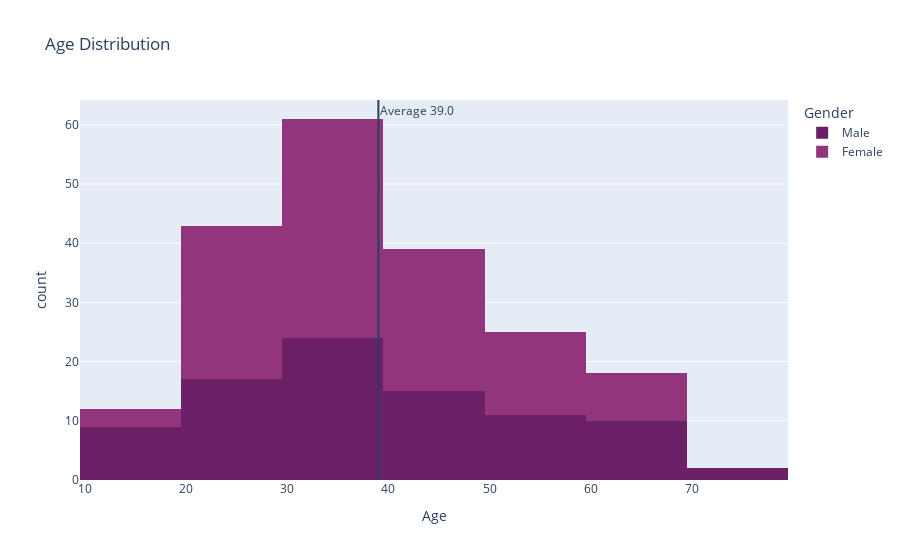

The notebook cell this image was saved under:
### Code cell
avg_cost = clean_data['Age'].mean().round(0)

fig = px.histogram(
    clean_data, 
    x = 'Age',
    color='Gender',
    # labels={'comb08': "Annual Fuel Cost"},
    nbins=10,
    title='Age Distribution',
    color_discrete_sequence=px.colors.sequential.Magenta_r,
)
fig.add_vline(
    x = avg_cost,
    annotation_text = f'Average {avg_cost}'
)
fig.show()

### Figure 1 — Plotly figure (JSON) as saved in the notebook; plotly's stock layout.template omitted (floating-point values rounded to 4 significant figures)
{"data": [{"alignmentgroup": "True", "bingroup": "x", "hovertemplate": "Gender=Male<br>Age=%{x}<br>count=%{y}<extra></extra>", "legendgroup": "Male", "marker": {"color": "rgb(108, 33, 103)", "pattern": {"shape": ""}}, "name": "Male", "nbinsx": 10, "offsetgroup": "Male", "orientation": "v", "showlegend": true, "type": "histogram", "x": [19, 21, 64, 67, 37, 22, 20, 52, 35, 25, 31, 29, 35, 60, 53, 18, 24, 48, 33, 59, 47, 69, 53, 70, 19, 63, 18, 19, 70, 59, 26, 40, 57, 38, 67, 48, 18, 48, 24, 48, 20, 67, 26, 49, 54, 68, 66, 65, 19, 27, 39, 43, 40, 59, 38, 47, 39, 20, 32, 19, 32, 25, 28, 48, 34, 43, 39, 37, 34, 19, 50, 42, 32, 40, 28, 36, 36, 58, 27, 59, 35, 46, 30, 28, 33, 32, 32, 30], "xaxis": "x", "yaxis": "y"}, {"alignmentgroup": "True", "bingroup": "x", "hovertemplate": "Gender=Female<br>Age=%{x}<br>count=%{y}<extra></extra>", "legendgroup": "Female", "marker": {"color": "rgb(145, 53, 125)", "pattern": {"shape": ""}}, "name": "Female", "nbinsx": 10, "offsetgroup": "Female", "orientation": "v", "showlegend": true, "type": "histogram", "x": [20, 23, 31, 22, 35, 23, 30, 35, 58, 24, 35, 35, 46, 54, 45, 40, 23, 21, 49, 21, 42, 30, 36, 20, 65, 31, 49, 24, 50, 27, 29, 31, 49, 31, 50, 51, 27, 67, 54, 43, 68, 32, 47, 60, 60, 45, 23, 49, 46, 21, 55, 22, 34, 50, 68, 40, 32, 47, 27, 23, 49, 21, 66, 19, 38, 18, 19, 63, 49, 51, 50, 38, 40, 23, 31, 25, 31, 29, 44, 35, 57, 28, 32, 32, 34, 44, 38, 47, 27, 30, 30, 56, 29, 31, 36, 33, 36, 52, 30, 37, 32, 29, 41, 54, 41, 36, 34, 32, 38, 47, 35, 45], "xaxis": "x", "yaxis": "y"}], "layout": {"annotations": [{"showarrow": false, "text": "Average 39.0", "x": 39, "xanchor": "left", "xref": "x", "y": 1, "yanchor": "top", "yref": "y domain"}], "autosize": true, "barmode": "relative", "legend": {"title": {"text": "Gender"}, "tracegroupgap": 0}, "shapes": [{"type": "line", "x0": 39, "x1": 39, "xref": "x", "y0": 0, "y1": 1, "yref": "y domain"}], "title": {"text": "Age Distribution"}, "xaxis": {"anchor": "y", "autorange": true, "domain": [0, 1], "range": [9.5, 79.5], "title": {"text": "Age"}, "type": "linear"}, "yaxis": {"anchor": "x", "autorange": true, "domain": [0, 1], "range": [0, 64.21], "title": {"text": "count"}}}}
